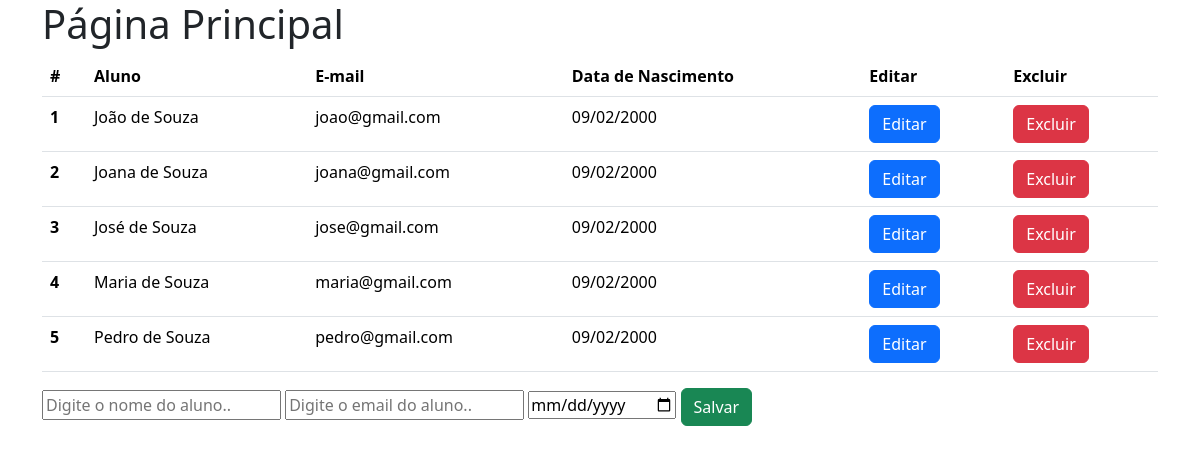
Page /sistema/index.php on the committed database.
### tables this page shows
CREATE TABLE IF NOT EXISTS `Aluno` (
  `id` INT NOT NULL AUTO_INCREMENT,
  `nome` VARCHAR(45) NOT NULL,
  `email` VARCHAR(45) NULL,
  `data_nascimento` DATE NULL,
  PRIMARY KEY (`id`));

### sistema/index.php (the view, shortened to what this page needs)
<?php
    include 'conexao.php';
    $sql = $pdo->query("SELECT * FROM Aluno");
?>
<!DOCTYPE html>
<html lang="en">
<head>
    <link rel="stylesheet" href="https://cdn.jsdelivr.net/npm/bootstrap@5.3.8/dist/css/bootstrap.min.css">
</head>
<body>
    <div class="container">
        <h1>Página Principal</h1>
        <table class="table">
            <thead>
                <tr>
                    <th scope="col">#</th>
                    <th scope="col">Aluno</th>
                    <th scope="col">E-mail</th>
                    <th scope="col">Data de Nascimento</th>
                    <th scope="col">Editar</th>
                    <th scope="col">Excluir</th>
                </tr>
            </thead>
            <tbody>
            <?php
                while($linha = $sql->fetch(PDO::FETCH_ASSOC)){
            ?>
                <tr>
                    <th scope="row"><?php echo $linha['id']?></th>
                    <td><?php echo $linha['nome']?></td>
                    <td><?php echo $linha['email'] ?></td>
                    <td><?php
                        $partes = explode('-', $linha['data_nascimento']);
                        $data = "".$partes[2]."/".$partes[1]."/".$partes[0];
                        echo $data ?>
                    </td>
                    <td><form action="editar.php" method="POST">
                        <button class="btn btn-primary" name="btnEditar"
                        value="<?php echo $linha['id'];?>">Editar</button>
                    </form></td>
                    <td><form action="excluir.php" method="POST">
                        <button class="btn btn-danger" name="btnExcluir"
                        value="<?php echo $linha['id'];?>">Excluir</button>
                    </form></td>
                </tr>
            <?php } ?>
            </tbody>
        </table>
        <form action="adicionar.php" method="POST">
            <input type="text" name="txtNome"
            placeholder="Digite o nome do aluno.." required>
            <input type="email" name="txtEmail"
            placeholder="Digite o email do aluno.." required>
            <input type="date" name="txtData"
            placeholder="Digite a data de nascimento do aluno..">
            <input type="submit" value="Salvar" name="btnSalvar" class="btn btn-success">
        </form>
    </div>
</body>
</html>

### rows in the picture
aluno: id "1", nome "João de Souza", email "joao@gmail.com", data_nascimento "09/02/2000"
aluno: id "2", nome "Joana de Souza", email "joana@gmail.com", data_nascimento "09/02/2000"
aluno: id "3", nome "José de Souza", email "jose@gmail.com", data_nascimento "09/02/2000"
aluno: id "4", nome "Maria de Souza", email "maria@gmail.com", data_nascimento "09/02/2000"
aluno: id "5", nome "Pedro de Souza", email "pedro@gmail.com", data_nascimento "09/02/2000"
